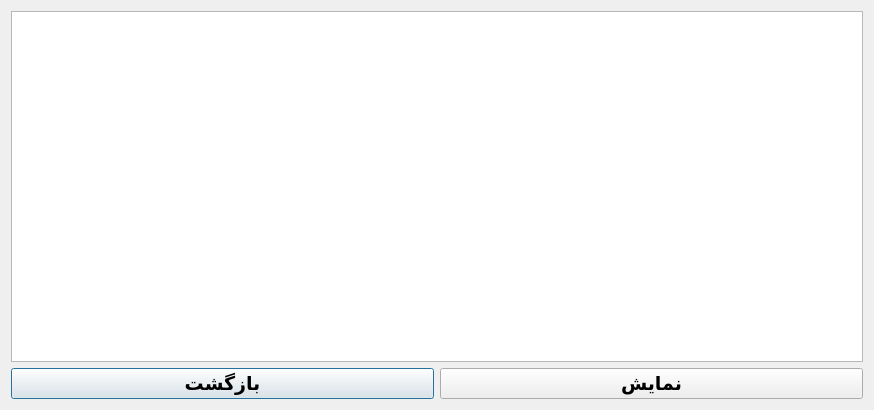
<?xml version="1.0" encoding="UTF-8"?>
<ui version="4.0">
 <class>usersellshow</class>
 <widget class="QDialog" name="usersellshow">
  <property name="geometry">
   <rect>
    <x>0</x>
    <y>0</y>
    <width>874</width>
    <height>410</height>
   </rect>
  </property>
  <property name="windowTitle">
   <string>Dialog</string>
  </property>
  <layout class="QVBoxLayout" name="verticalLayout">
   <item>
    <widget class="QTextEdit" name="textEdit">
     <property name="readOnly">
      <bool>true</bool>
     </property>
    </widget>
   </item>
   <item>
    <layout class="QHBoxLayout" name="horizontalLayout">
     <item>
      <widget class="QPushButton" name="pushButton_2">
       <property name="font">
        <font>
         <pointsize>14</pointsize>
         <weight>75</weight>
         <bold>true</bold>
        </font>
       </property>
       <property name="text">
        <string>بازگشت</string>
       </property>
      </widget>
     </item>
     <item>
      <widget class="QPushButton" name="pushButton">
       <property name="font">
        <font>
         <pointsize>14</pointsize>
         <weight>75</weight>
         <bold>true</bold>
        </font>
       </property>
       <property name="text">
        <string>نمایش</string>
       </property>
      </widget>
     </item>
    </layout>
   </item>
  </layout>
 </widget>
 <resources/>
 <connections/>
</ui>
